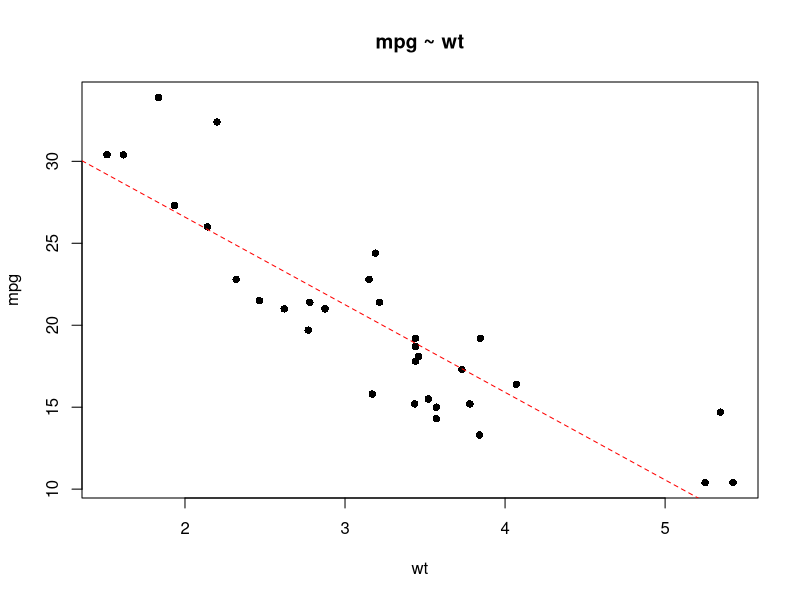

Write R code to recreate this figure. (Note: this script raises an error after producing the figure.)
plot(mpg ~ wt, data = mtcars, pch = 16, main = "mpg ~ wt")
abline(lm(mpg ~ wt, data = mtcars), col = "red", lty = 2)
abline(rq(mpg ~ wt, data = mtcars), col = "blue", lty = 2)
legend("topright", legend = c("lm", "rq"), col = c("red", "blue"), lty = 2)